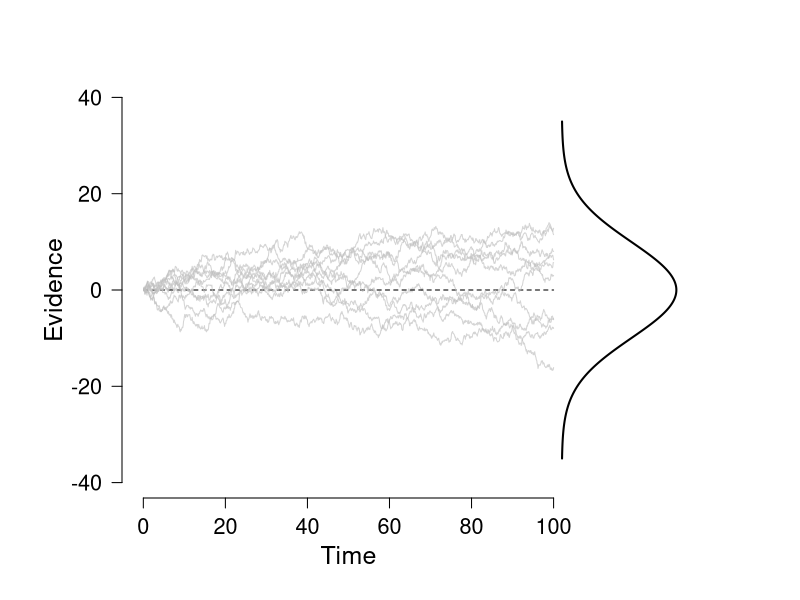

The R script that drew this image:
gendat = function(ndat = 1000, dt = 0.1) {
    # Outputs a sequence of Brownian motion data
    dat <- array()
    dat[1] <- rnorm(1, mean = 0, sd = sqrt(dt))
    
    for (j in 1:(ndat - 1)) {
        drift <- 0
        diffvar <- 1
        
        error <- rnorm(1, 0, sqrt(diffvar * dt))
        dat[j + 1] <- dat[j] + drift * dt + error  # Cobb & Zacks (1985), Eq. 1.14
    }
    
    invisible(dat)  # same as 'return', but without printing to console    
}

## General settings:
dt <- 0.1
ntime <- 1000
times <- c(1:ntime)
nsims <- 1000

# Plot settings:
ylow <- -40
yhigh <- 40
xhigh <- 1.3 * ntime
greycol <- rgb(red = 190, green = 190, blue = 190, alpha = 170, maxColorValue = 255)
# For transparent lines set, set 'alpha' between 0 (invisible) and 255
# (opaque)

op <- par(cex.main = 1.5, mar = c(5, 6, 4, 5) + 0.1, mgp = c(3.5, 1, 0), cex.lab = 1.5, 
    font.lab = 2, cex.axis = 1.3, bty = "n", las = 1)
plot(times, gendat(ndat = ntime, dt), type = "l", lwd = 1, main = "", ylab = "", 
    xlab = "", axes = FALSE, ylim = c(ylow, yhigh), xlim = c(0, xhigh), cex.lab = 1, 
    font.lab = 2, cex.axis = 0.9, col = greycol, bty = "n")
axis(1, at = c(0, 200, 400, 600, 800, 1000), lab = c("0", "20", "40", "60", "80", 
    "100"))
# NB the labels are divided by 10 because dt = .1
axis(2)
par(las = 0)
mtext("Time", side = 1, line = 2.5, cex = 1.5, at = 500)
mtext("Evidence", side = 2, line = 2.8, cex = 1.5)
lines(c(1, ntime), c(0, 0), lwd = 1, lty = 2, col = "black")

for (i in 1:9) {
    par(new = TRUE)
    plot(times, gendat(ndat = ntime, dt), type = "l", lwd = 1, main = "", ylab = "", 
        xlab = "", axes = FALSE, ylim = c(ylow, yhigh), xlim = c(0, xhigh), cex.lab = 1, 
        font.lab = 2, cex.axis = 0.9, col = greycol, bty = "n")
}

std <- sqrt(ntime * dt)
c <- 7000  # A multiplication factor so the Normal density is visible
df1 <- data.frame(yval = seq(from = -35, to = 35, by = 0.1), xval = (dnorm(seq(from = -35, 
    to = 35, by = 0.1), 0, std) * c))
with(df1, lines(xval + ntime + 20, yval, lwd = 2))

# Optional: Check by simulation and plot density estimate
do.sim <- FALSE
if (do.sim == TRUE) {
    x <- array()
    for (i in 1:nsims) {
        x[i] <- gendat(ntime, dt)[ntime]  # end point of simulation process
    }
    startx <- ntime + 20
    yhigh.c <- yhigh * c
    y <- density(x)
    lines((y$y * c) + startx, y$x, lwd = 2, col = greycol)
}

par(op)